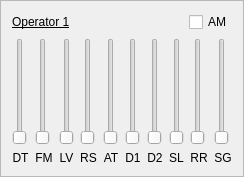
<?xml version="1.0" encoding="UTF-8"?>
<ui version="4.0">
 <class>OperatorEditor</class>
 <widget class="QFrame" name="OperatorEditor">
  <property name="geometry">
   <rect>
    <x>0</x>
    <y>0</y>
    <width>224</width>
    <height>177</height>
   </rect>
  </property>
  <property name="windowTitle">
   <string>Frame</string>
  </property>
  <property name="frameShape">
   <enum>QFrame::StyledPanel</enum>
  </property>
  <property name="frameShadow">
   <enum>QFrame::Raised</enum>
  </property>
  <layout class="QVBoxLayout" name="verticalLayout">
   <item>
    <layout class="QHBoxLayout" name="horizontalLayout">
     <item>
      <widget class="QLabel" name="titleLabel">
       <property name="styleSheet">
        <string notr="true">text-decoration: underline;</string>
       </property>
       <property name="text">
        <string>Operator 1</string>
       </property>
      </widget>
     </item>
     <item>
      <spacer name="horizontalSpacer">
       <property name="orientation">
        <enum>Qt::Horizontal</enum>
       </property>
       <property name="sizeHint" stdset="0">
        <size>
         <width>40</width>
         <height>20</height>
        </size>
       </property>
      </spacer>
     </item>
     <item>
      <widget class="QCheckBox" name="amCheckBox">
       <property name="text">
        <string>AM</string>
       </property>
      </widget>
     </item>
    </layout>
   </item>
   <item>
    <layout class="QGridLayout" name="gridLayout">
     <item row="0" column="0">
      <widget class="QSlider" name="dtSlider">
       <property name="maximum">
        <number>7</number>
       </property>
       <property name="orientation">
        <enum>Qt::Vertical</enum>
       </property>
      </widget>
     </item>
     <item row="0" column="1">
      <widget class="QSlider" name="fmSlider">
       <property name="maximum">
        <number>15</number>
       </property>
       <property name="orientation">
        <enum>Qt::Vertical</enum>
       </property>
      </widget>
     </item>
     <item row="0" column="2">
      <widget class="QSlider" name="lvSlider">
       <property name="maximum">
        <number>127</number>
       </property>
       <property name="orientation">
        <enum>Qt::Vertical</enum>
       </property>
      </widget>
     </item>
     <item row="0" column="3">
      <widget class="QSlider" name="rsSlider">
       <property name="maximum">
        <number>3</number>
       </property>
       <property name="orientation">
        <enum>Qt::Vertical</enum>
       </property>
      </widget>
     </item>
     <item row="0" column="4">
      <widget class="QSlider" name="atSlider">
       <property name="maximum">
        <number>31</number>
       </property>
       <property name="orientation">
        <enum>Qt::Vertical</enum>
       </property>
      </widget>
     </item>
     <item row="0" column="5">
      <widget class="QSlider" name="d1Slider">
       <property name="maximum">
        <number>31</number>
       </property>
       <property name="orientation">
        <enum>Qt::Vertical</enum>
       </property>
      </widget>
     </item>
     <item row="0" column="6">
      <widget class="QSlider" name="d2Slider">
       <property name="maximum">
        <number>31</number>
       </property>
       <property name="orientation">
        <enum>Qt::Vertical</enum>
       </property>
      </widget>
     </item>
     <item row="0" column="7">
      <widget class="QSlider" name="slSlider">
       <property name="maximum">
        <number>15</number>
       </property>
       <property name="orientation">
        <enum>Qt::Vertical</enum>
       </property>
      </widget>
     </item>
     <item row="0" column="8">
      <widget class="QSlider" name="rrSlider">
       <property name="maximum">
        <number>15</number>
       </property>
       <property name="orientation">
        <enum>Qt::Vertical</enum>
       </property>
      </widget>
     </item>
     <item row="0" column="9">
      <widget class="QSlider" name="sgSlider">
       <property name="maximum">
        <number>15</number>
       </property>
       <property name="orientation">
        <enum>Qt::Vertical</enum>
       </property>
      </widget>
     </item>
     <item row="1" column="0">
      <widget class="QLabel" name="label">
       <property name="text">
        <string>DT</string>
       </property>
       <property name="alignment">
        <set>Qt::AlignCenter</set>
       </property>
      </widget>
     </item>
     <item row="1" column="1">
      <widget class="QLabel" name="label_2">
       <property name="text">
        <string>FM</string>
       </property>
       <property name="alignment">
        <set>Qt::AlignCenter</set>
       </property>
      </widget>
     </item>
     <item row="1" column="2">
      <widget class="QLabel" name="label_3">
       <property name="text">
        <string>LV</string>
       </property>
       <property name="alignment">
        <set>Qt::AlignCenter</set>
       </property>
      </widget>
     </item>
     <item row="1" column="3">
      <widget class="QLabel" name="label_4">
       <property name="text">
        <string>RS</string>
       </property>
       <property name="alignment">
        <set>Qt::AlignCenter</set>
       </property>
      </widget>
     </item>
     <item row="1" column="4">
      <widget class="QLabel" name="label_5">
       <property name="text">
        <string>AT</string>
       </property>
       <property name="alignment">
        <set>Qt::AlignCenter</set>
       </property>
      </widget>
     </item>
     <item row="1" column="5">
      <widget class="QLabel" name="label_6">
       <property name="text">
        <string>D1</string>
       </property>
       <property name="alignment">
        <set>Qt::AlignCenter</set>
       </property>
      </widget>
     </item>
     <item row="1" column="6">
      <widget class="QLabel" name="label_7">
       <property name="text">
        <string>D2</string>
       </property>
       <property name="alignment">
        <set>Qt::AlignCenter</set>
       </property>
      </widget>
     </item>
     <item row="1" column="7">
      <widget class="QLabel" name="label_8">
       <property name="text">
        <string>SL</string>
       </property>
       <property name="alignment">
        <set>Qt::AlignCenter</set>
       </property>
      </widget>
     </item>
     <item row="1" column="8">
      <widget class="QLabel" name="label_9">
       <property name="text">
        <string>RR</string>
       </property>
       <property name="alignment">
        <set>Qt::AlignCenter</set>
       </property>
      </widget>
     </item>
     <item row="1" column="9">
      <widget class="QLabel" name="label_10">
       <property name="text">
        <string>SG</string>
       </property>
       <property name="alignment">
        <set>Qt::AlignCenter</set>
       </property>
      </widget>
     </item>
    </layout>
   </item>
  </layout>
 </widget>
 <resources/>
 <connections/>
</ui>
